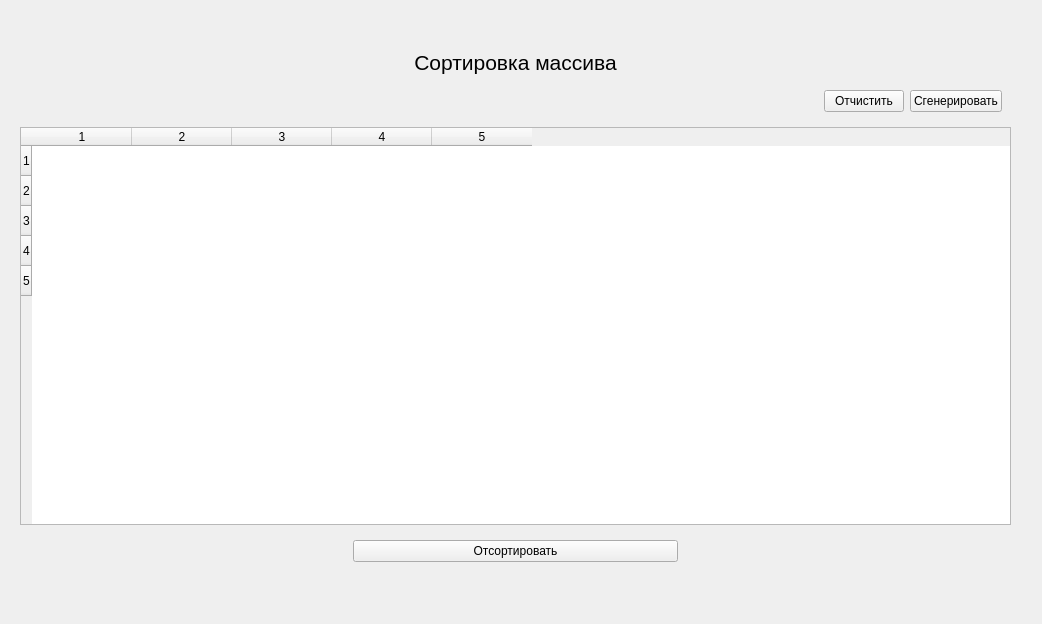
<?xml version="1.0" encoding="UTF-8"?>
<ui version="4.0">
 <class>SortWindow</class>
 <widget class="QWidget" name="SortWindow">
  <property name="geometry">
   <rect>
    <x>0</x>
    <y>0</y>
    <width>1042</width>
    <height>624</height>
   </rect>
  </property>
  <property name="maximumSize">
   <size>
    <width>16777215</width>
    <height>16777215</height>
   </size>
  </property>
  <property name="windowTitle">
   <string>Form</string>
  </property>
  <widget class="QWidget" name="layoutWidget">
   <property name="geometry">
    <rect>
     <x>20</x>
     <y>50</y>
     <width>991</width>
     <height>521</height>
    </rect>
   </property>
   <layout class="QVBoxLayout" name="verticalLayout_2" stretch="0,1,0,0">
    <item>
     <widget class="QLabel" name="label">
      <property name="maximumSize">
       <size>
        <width>16777215</width>
        <height>16777215</height>
       </size>
      </property>
      <property name="font">
       <font>
        <pointsize>16</pointsize>
       </font>
      </property>
      <property name="text">
       <string>Сортировка массива</string>
      </property>
      <property name="alignment">
       <set>Qt::AlignmentFlag::AlignCenter</set>
      </property>
     </widget>
    </item>
    <item>
     <widget class="QWidget" name="topPanel" native="true">
      <property name="sizePolicy">
       <sizepolicy hsizetype="Preferred" vsizetype="Fixed">
        <horstretch>0</horstretch>
        <verstretch>0</verstretch>
       </sizepolicy>
      </property>
      <layout class="QHBoxLayout" name="horizontalLayout">
       <item>
        <spacer name="horizontalSpacer">
         <property name="orientation">
          <enum>Qt::Orientation::Horizontal</enum>
         </property>
         <property name="sizeHint" stdset="0">
          <size>
           <width>40</width>
           <height>20</height>
          </size>
         </property>
        </spacer>
       </item>
       <item>
        <widget class="QPushButton" name="clearTable">
         <property name="text">
          <string>Отчистить</string>
         </property>
        </widget>
       </item>
       <item>
        <widget class="QPushButton" name="generateArray">
         <property name="text">
          <string>Сгенерировать</string>
         </property>
        </widget>
       </item>
      </layout>
     </widget>
    </item>
    <item>
     <widget class="QTableWidget" name="arrayTable">
      <property name="showGrid">
       <bool>true</bool>
      </property>
      <property name="gridStyle">
       <enum>Qt::PenStyle::NoPen</enum>
      </property>
      <property name="rowCount">
       <number>5</number>
      </property>
      <property name="columnCount">
       <number>5</number>
      </property>
      <row/>
      <row/>
      <row/>
      <row/>
      <row/>
      <column/>
      <column/>
      <column/>
      <column/>
      <column/>
     </widget>
    </item>
    <item>
     <widget class="QWidget" name="bottomPanel" native="true">
      <layout class="QHBoxLayout" name="horizontalLayout_2">
       <item>
        <spacer name="horizontalSpacer_2">
         <property name="orientation">
          <enum>Qt::Orientation::Horizontal</enum>
         </property>
         <property name="sizeHint" stdset="0">
          <size>
           <width>40</width>
           <height>20</height>
          </size>
         </property>
        </spacer>
       </item>
       <item>
        <widget class="QPushButton" name="sort">
         <property name="sizePolicy">
          <sizepolicy hsizetype="MinimumExpanding" vsizetype="Fixed">
           <horstretch>0</horstretch>
           <verstretch>0</verstretch>
          </sizepolicy>
         </property>
         <property name="baseSize">
          <size>
           <width>100</width>
           <height>200</height>
          </size>
         </property>
         <property name="text">
          <string>Отсортировать</string>
         </property>
        </widget>
       </item>
       <item>
        <spacer name="horizontalSpacer_3">
         <property name="orientation">
          <enum>Qt::Orientation::Horizontal</enum>
         </property>
         <property name="sizeHint" stdset="0">
          <size>
           <width>40</width>
           <height>20</height>
          </size>
         </property>
        </spacer>
       </item>
      </layout>
     </widget>
    </item>
   </layout>
  </widget>
 </widget>
 <resources/>
 <connections/>
</ui>
